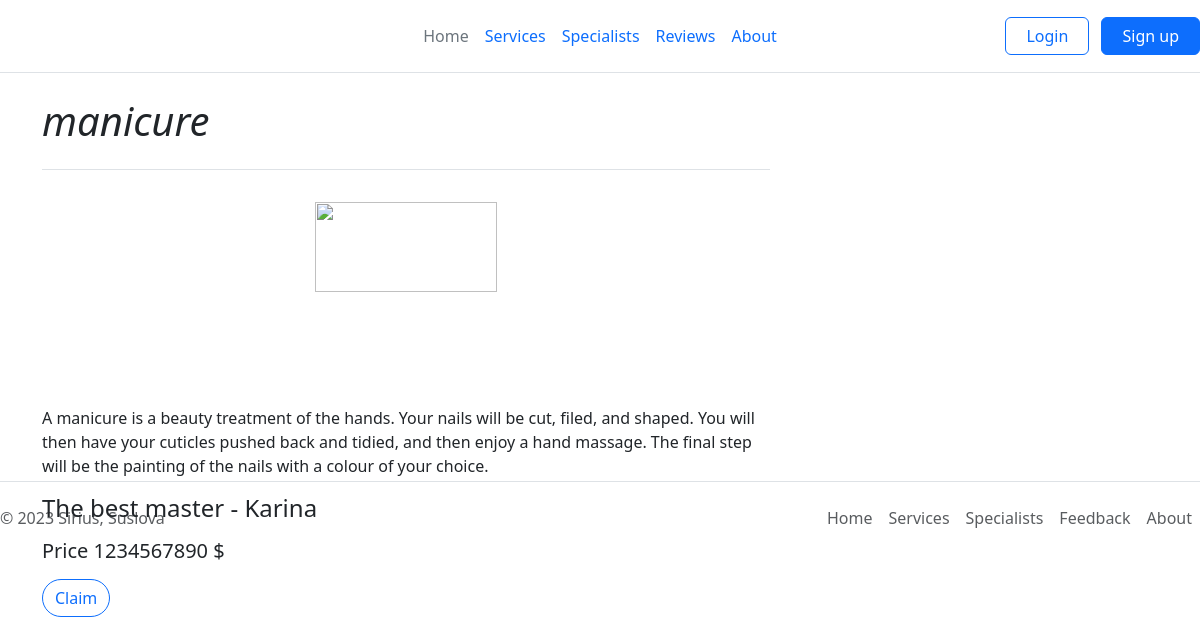
Page /services/manicure on the committed database.
### models.py (models this page shows)
class Services(db.Model):
    title = db.Column(db.String(100), primary_key=True, nullable=False)
    description = db.Column(db.String(500), nullable=False)
    specialist = db.Column(db.String(100), nullable=False)
    price = db.Column(db.String(10), nullable=False)

### app.py (the view)
@app.route('/services/<string:serviceName>', methods=['GET'])
def service(serviceName):
    ser = Services.query.get_or_404(serviceName)
    return render_template("services.html", ser=ser)

### templates/services.html
{% extends 'base.html' %}
{% block content %}
<main class="container">
    <div class="row g-5">
      <div class="col-md-8">
        <h1 class="pb-4 mb-4 fst-italic border-bottom">
          {{ser.title}}
        </h1>
        <article class="blog-post">
            <div class="images text-center mb-3">
                <img class="abot-article img-fluid w-50 rounded mx-auto m-2" src="{{ser.image}}">
            </div>
            <p>
              {{ ser.description }}
            </p>
            <h4 class="mb-3">The best master - {{ ser.specialist }}</h4>
            <h5 class="mb-3">Price {{ ser.price }} $</h5>
         </article>
        <nav class="blog-pagination" aria-label="Pagination">
          <a class="btn btn-outline-primary rounded-pill" href="/claim">Claim</a>
        </nav>
      </div>
    </div>
  </main>
{% endblock %}

### templates/base.html (shortened to what this page needs)
<header class="d-flex flex-wrap align-items-center justify-content-center justify-content-md-between py-3 mb-4 border-bottom">
    <link href="https://cdn.jsdelivr.net/npm/bootstrap@5.3.2/dist/css/bootstrap.min.css" rel="stylesheet">
        <div class="col-md-3 mb-2 mb-md-0">
          <a href="/" class="d-inline-flex link-body-emphasis text-decoration-none">
            <svg class="bi" width="40" height="32" role="img" aria-label="Bootstrap"><use xlink:href="#bootstrap"></use></svg>
          </a>
        </div>
        <ul class="nav col-12 col-md-auto mb-2 justify-content-center mb-md-0">
          <li><a href="/" class="nav-link px-2 link-secondary">Home</a></li>
          <li><a href="/services" class="nav-link px-2">Services</a></li>
          <li><a href="/specialists" class="nav-link px-2">Specialists</a></li>
          <li><a href="/reviews" class="nav-link px-2">Reviews</a></li>
          <li><a href="/about" class="nav-link px-2">About</a></li>
        </ul>
        <div class="col-md-3 text-end">
          <button type="button" class="btn btn-outline-primary me-2">
            <a href="/auth" class="nav-link px-2">Login</a>
          </button>
          <button type="button" class="btn btn-primary">
            <a href="/signup" class="nav-link px-2">Sign up</a>
          </button>
        </div>
</header>
{% block content %}
{% endblock %}
<footer class="d-flex flex-wrap justify-content-between align-items-center py-3 my-4 border-top">
    <p class="col-md-4 mb-0 text-body-secondary">© 2023 Sirius, Suslova</p>
    <a href="/" class="col-md-4 d-flex align-items-center justify-content-center mb-3 mb-md-0 me-md-auto link-body-emphasis text-decoration-none">
      <svg class="bi me-2" width="40" height="32"><use xlink:href="#bootstrap"></use></svg>
    </a>
    <ul class="nav col-md-4 justify-content-end">
      <li class="nav-item"><a href="/" class="nav-link px-2 text-body-secondary">Home</a></li>
      <li class="nav-item"><a href="/services" class="nav-link px-2 text-body-secondary">Services</a></li>
      <li class="nav-item"><a href="/specialists" class="nav-link px-2 text-body-secondary">Specialists</a></li>
      <li class="nav-item"><a href="/reviews" class="nav-link px-2 text-body-secondary">Feedback</a></li>
      <li class="nav-item"><a href="/about" class="nav-link px-2 text-body-secondary">About</a></li>
    </ul>
</footer>

### rows in the picture
Services: title "manicure", description "A manicure is a beauty treatment of the hands. Your nails will be cut, filed, and shaped. You will then have your cuticles pushed back and tidied, and then enjoy a hand massage. The final step will be the painting of the nails with a colour of your choice.", specialist "Karina", price "1234567890"
